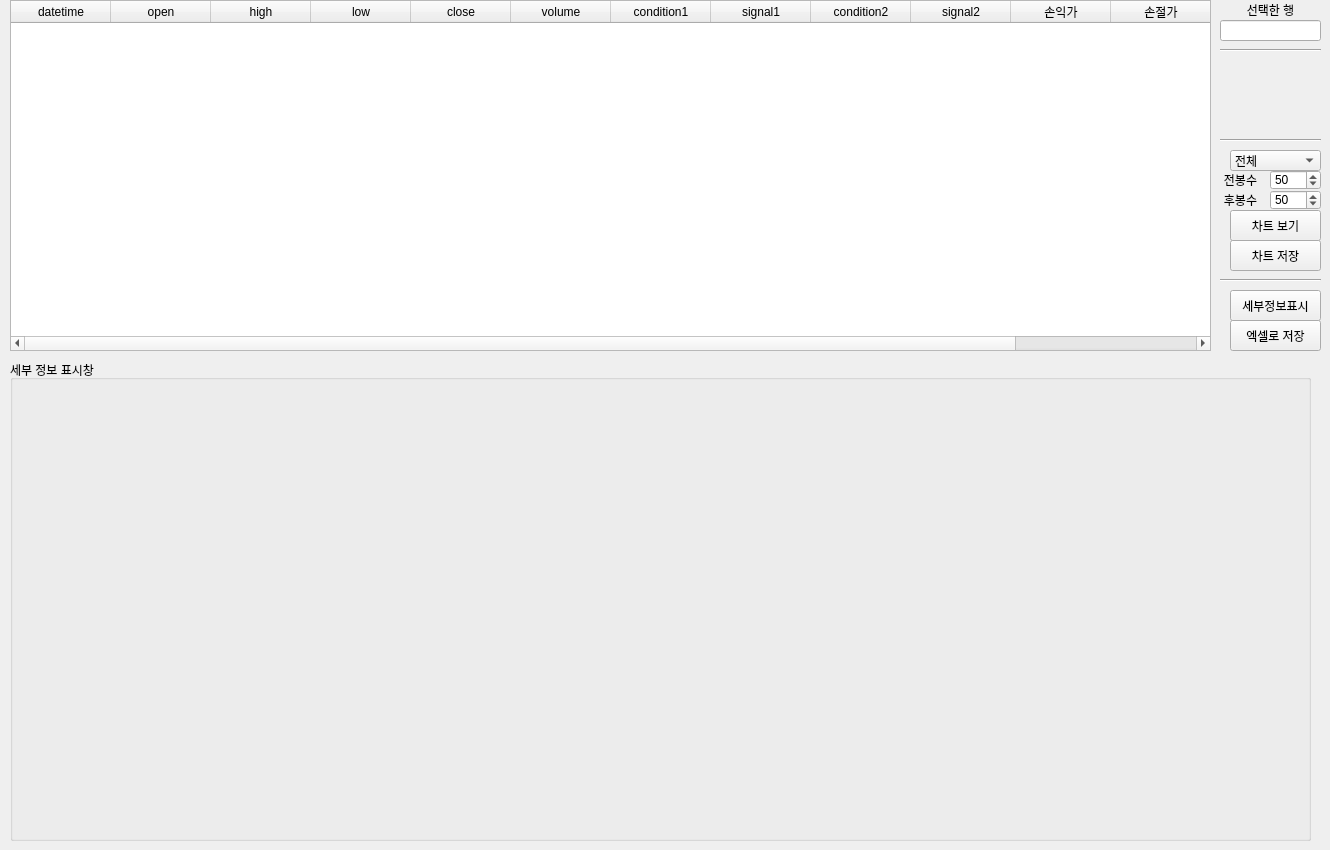
    <widget class="QWidget" name="tab_3">
     <attribute name="title">
      <string>결과보기</string>
     </attribute>
     <widget class="QTableWidget" name="tableWidget_2">
      <property name="geometry">
       <rect>
        <x>10</x>
        <y>0</y>
        <width>1201</width>
        <height>351</height>
       </rect>
      </property>
      <column>
       <property name="text">
        <string>datetime</string>
       </property>
      </column>
      <column>
       <property name="text">
        <string>open</string>
       </property>
      </column>
      <column>
       <property name="text">
        <string>high</string>
       </property>
      </column>
      <column>
       <property name="text">
        <string>low</string>
       </property>
      </column>
      <column>
       <property name="text">
        <string>close</string>
       </property>
      </column>
      <column>
       <property name="text">
        <string>volume</string>
       </property>
      </column>
      <column>
       <property name="text">
        <string>condition1</string>
       </property>
      </column>
      <column>
       <property name="text">
        <string>signal1</string>
       </property>
      </column>
      <column>
       <property name="text">
        <string>condition2</string>
       </property>
      </column>
      <column>
       <property name="text">
        <string>signal2</string>
       </property>
      </column>
      <column>
       <property name="text">
        <string>손익가</string>
       </property>
      </column>
      <column>
       <property name="text">
        <string>손절가</string>
       </property>
      </column>
      <column>
       <property name="text">
        <string>결과</string>
       </property>
      </column>
     </widget>
     <widget class="QPushButton" name="push_excelsave">
      <property name="geometry">
       <rect>
        <x>1230</x>
        <y>320</y>
        <width>91</width>
        <height>31</height>
       </rect>
      </property>
      <property name="text">
       <string>엑셀로 저장</string>
      </property>
     </widget>
     <widget class="QGroupBox" name="groupBox_12">
      <property name="geometry">
       <rect>
        <x>10</x>
        <y>360</y>
        <width>1301</width>
        <height>481</height>
       </rect>
      </property>
      <property name="title">
       <string>세부 정보 표시창</string>
      </property>
     </widget>
     <widget class="QPushButton" name="push_chartsave">
      <property name="geometry">
       <rect>
        <x>1230</x>
        <y>240</y>
        <width>91</width>
        <height>31</height>
       </rect>
      </property>
      <property name="text">
       <string>차트 저장</string>
      </property>
     </widget>
     <widget class="QPushButton" name="push_chartview">
      <property name="geometry">
       <rect>
        <x>1230</x>
        <y>210</y>
        <width>91</width>
        <height>31</height>
       </rect>
      </property>
      <property name="text">
       <string>차트 보기</string>
      </property>
     </widget>
     <widget class="QPushButton" name="push_info">
      <property name="geometry">
       <rect>
        <x>1230</x>
        <y>290</y>
        <width>91</width>
        <height>31</height>
       </rect>
      </property>
      <property name="text">
       <string>세부정보표시</string>
      </property>
     </widget>
     <widget class="QLabel" name="label_6">
      <property name="geometry">
       <rect>
        <x>1230</x>
        <y>0</y>
        <width>81</width>
        <height>20</height>
       </rect>
      </property>
      <property name="text">
       <string>선택한 행</string>
      </property>
      <property name="alignment">
       <set>Qt::AlignCenter</set>
      </property>
     </widget>
     <widget class="QLineEdit" name="lineEdit_selectrow">
      <property name="geometry">
       <rect>
        <x>1220</x>
        <y>20</y>
        <width>101</width>
        <height>21</height>
       </rect>
      </property>
     </widget>
     <widget class="QLabel" name="label_76">
      <property name="geometry">
       <rect>
        <x>1220</x>
        <y>170</y>
        <width>41</width>
        <height>20</height>
       </rect>
      </property>
      <property name="text">
       <string>전봉수</string>
      </property>
      <property name="alignment">
       <set>Qt::AlignCenter</set>
      </property>
     </widget>
     <widget class="QLabel" name="label_77">
      <property name="geometry">
       <rect>
        <x>1220</x>
        <y>190</y>
        <width>41</width>
        <height>20</height>
       </rect>
      </property>
      <property name="text">
       <string>후봉수</string>
      </property>
      <property name="alignment">
       <set>Qt::AlignCenter</set>
      </property>
     </widget>
     <widget class="QSpinBox" name="spinBox_beforebarnum">
      <property name="geometry">
       <rect>
        <x>1270</x>
        <y>170</y>
        <width>51</width>
        <height>20</height>
       </rect>
      </property>
      <property name="maximum">
       <number>5000</number>
      </property>
      <property name="singleStep">
       <number>10</number>
      </property>
      <property name="value">
       <number>50</number>
      </property>
     </widget>
     <widget class="QSpinBox" name="spinBox_afterbarnum">
      <property name="geometry">
       <rect>
        <x>1270</x>
        <y>190</y>
        <width>51</width>
        <height>20</height>
       </rect>
      </property>
      <property name="maximum">
       <number>5000</number>
      </property>
      <property name="singleStep">
       <number>10</number>
      </property>
      <property name="value">
       <number>50</number>
      </property>
     </widget>
     <widget class="QComboBox" name="comboBox_chartview">
      <property name="geometry">
       <rect>
        <x>1230</x>
        <y>150</y>
        <width>91</width>
        <height>21</height>
       </rect>
      </property>
      <item>
       <property name="text">
        <string>전체</string>
       </property>
      </item>
      <item>
       <property name="text">
        <string>부분</string>
       </property>
      </item>
     </widget>
     <widget class="Line" name="line_14">
      <property name="geometry">
       <rect>
        <x>1220</x>
        <y>270</y>
        <width>101</width>
        <height>20</height>
       </rect>
      </property>
      <property name="orientation">
       <enum>Qt::Horizontal</enum>
      </property>
     </widget>
     <widget class="Line" name="line_15">
      <property name="geometry">
       <rect>
        <x>1220</x>
        <y>130</y>
        <width>101</width>
        <height>20</height>
       </rect>
      </property>
      <property name="orientation">
       <enum>Qt::Horizontal</enum>
      </property>
     </widget>
     <widget class="Line" name="line_16">
      <property name="geometry">
       <rect>
        <x>1220</x>
        <y>40</y>
        <width>101</width>
        <height>20</height>
       </rect>
      </property>
      <property name="orientation">
       <enum>Qt::Horizontal</enum>
      </property>
     </widget>
    </widget>
